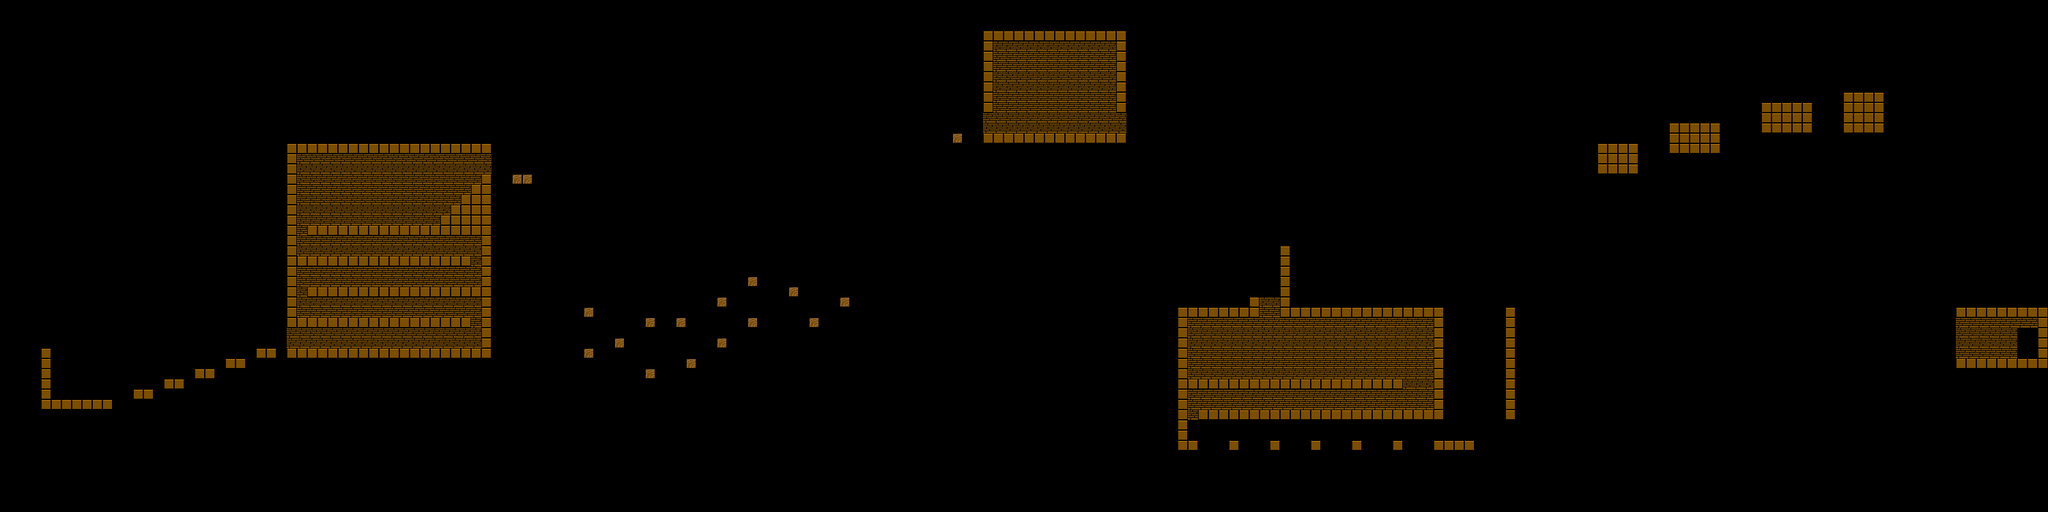

This is a level from a 2D game, rendered from its Tiled map with the project's own tilesets. A one-line summary and the map file follow, with tile-layer data summarised:
An orthogonal 200x50 tile map with 16x16 px tiles, 4 tile layers (Wallpaper, Background, Foreground, Objects) and 122 objects (40x Gem, 23x Spawn, 18x Camera Change, 12x Bird Vertical Bounds, 12x Platform Bounds, ...).

<map version="1.0" orientation="orthogonal" width="200" height="50" tilewidth="16" tileheight="16">
 <tileset firstgid="1" name="mudworld" tilewidth="16" tileheight="16">
  <image source="../levels/mudworld.png" width="512" height="64" />
  <tile id="11">
   <properties>
    <property name="blocked" value="" />
   </properties>
  </tile>
  <tile id="13">
   <properties>
    <property name="blocked" value="" />
   </properties>
  </tile>
  <tile id="14">
   <properties>
    <property name="torch" value="" />
   </properties>
  </tile>
  <tile id="15">
   <properties>
    <property name="torch" value="" />
   </properties>
  </tile>
  <tile id="19">
   <properties>
    <property name="spike" value="" />
   </properties>
  </tile>
  <tile id="20">
   <properties>
    <property name="blocked" value="" />
   </properties>
  </tile>
  <tile id="22">
   <properties>
    <property name="torchS" value="" />
   </properties>
  </tile>
  <tile id="23">
   <properties>
    <property name="waterfall" value="" />
   </properties>
  </tile>
  <tile id="24">
   <properties>
    <property name="water" value="" />
    <property name="wave" value="" />
   </properties>
  </tile>
  <tile id="27">
   <properties>
    <property name="blocked" value="" />
   </properties>
  </tile>
  <tile id="43">
   <properties>
    <property name="blocked" value="" />
   </properties>
  </tile>
  <tile id="46">
   <properties>
    <property name="climbable" value="" />
   </properties>
  </tile>
  <tile id="47">
   <properties>
    <property name="torch" value="" />
   </properties>
  </tile>
  <tile id="51">
   <properties>
    <property name="spike" value="" />
   </properties>
  </tile>
  <tile id="54">
   <properties>
    <property name="torchS" value="" />
   </properties>
  </tile>
  <tile id="55">
   <properties>
    <property name="waterfall" value="" />
   </properties>
  </tile>
  <tile id="56">
   <properties>
    <property name="water" value="" />
    <property name="wave" value="" />
   </properties>
  </tile>
  <tile id="78">
   <properties>
    <property name="blocked" value="" />
   </properties>
  </tile>
  <tile id="80">
   <properties>
    <property name="torch" value="" />
   </properties>
  </tile>
  <tile id="85">
   <properties>
    <property name="spike" value="" />
   </properties>
  </tile>
  <tile id="86">
   <properties>
    <property name="blocked" value="" />
   </properties>
  </tile>
  <tile id="87">
   <properties>
    <property name="torchS" value="" />
   </properties>
  </tile>
  <tile id="88">
   <properties>
    <property name="water" value="" />
   </properties>
  </tile>
  <tile id="89">
   <properties>
    <property name="water" value="" />
    <property name="wave" value="" />
   </properties>
  </tile>
  <tile id="93">
   <properties>
    <property name="blocked" value="" />
   </properties>
  </tile>
  <tile id="94">
   <properties>
    <property name="platform" value="" />
   </properties>
  </tile>
  <tile id="103">
   <properties>
    <property name="log" value="" />
   </properties>
  </tile>
  <tile id="104">
   <properties>
    <property name="log" value="" />
   </properties>
  </tile>
  <tile id="105">
   <properties>
    <property name="log" value="" />
   </properties>
  </tile>
  <tile id="115">
   <properties>
    <property name="torch" value="" />
   </properties>
  </tile>
  <tile id="119">
   <properties>
    <property name="spike" value="" />
   </properties>
  </tile>
  <tile id="122">
   <properties>
    <property name="torchS" value="" />
   </properties>
  </tile>
  <tile id="123">
   <properties>
    <property name="waterfall" value="" />
   </properties>
  </tile>
  <tile id="124">
   <properties>
    <property name="water" value="" />
    <property name="wave" value="" />
   </properties>
  </tile>
 </tileset>
 <layer name="Wallpaper" width="200" height="50">
  <data>[10000 cells, 299 non-empty, 4 distinct tile ids]</data>
 </layer>
 <layer name="Background" width="200" height="50">
  <data>[10000 cells, 5438 non-empty, 8 distinct tile ids]</data>
 </layer>
 <layer name="Foreground" width="200" height="50">
  <data>[10000 cells, 5955 non-empty, 6 distinct tile ids]</data>
 </layer>
 <layer name="Objects" width="200" height="50">
  <data>[10000 cells, 0 non-empty, 0 distinct tile ids]</data>
 </layer>
 <objectgroup name="Spawns" width="200" height="50">
  <object name="Main Spawn" x="81" y="576" width="71" height="39">
   <properties>
    <property name="spawnmain" value="" />
   </properties>
  </object>
  <object name="Spawn" x="680" y="516" width="48" height="26">
   <properties>
    <property name="charger" value="" />
   </properties>
  </object>
  <object name="Spawn" x="465" y="469" width="48" height="26">
   <properties>
    <property name="charger" value="" />
   </properties>
  </object>
  <object name="Spawn" x="681" y="420" width="48" height="26">
   <properties>
    <property name="charger" value="" />
   </properties>
  </object>
  <object name="Spawn" x="473" y="371" width="48" height="26">
   <properties>
    <property name="charger" value="" />
   </properties>
  </object>
  <object name="Spawn" x="512" y="242" width="20" height="23">
   <properties>
    <property name="bat" value="" />
   </properties>
  </object>
  <object name="Spawn" x="567" y="243" width="20" height="23">
   <properties>
    <property name="bat" value="" />
   </properties>
  </object>
  <object name="Spawn" x="639" y="242" width="20" height="23">
   <properties>
    <property name="bat" value="" />
   </properties>
  </object>
  <object name="Spawn" x="934" y="520" width="20" height="23">
   <properties>
    <property name="birdV" value="" />
   </properties>
  </object>
  <object name="Spawn" x="983" y="527" width="20" height="23">
   <properties>
    <property name="birdV" value="" />
   </properties>
  </object>
  <object name="Spawn" x="1028" y="529" width="20" height="23">
   <properties>
    <property name="birdV" value="" />
   </properties>
  </object>
  <object name="Spawn" x="1093" y="526" width="20" height="23">
   <properties>
    <property name="birdV" value="" />
   </properties>
  </object>
  <object name="Spawn" x="1140" y="502" width="20" height="23">
   <properties>
    <property name="birdV" value="" />
   </properties>
  </object>
  <object name="Spawn" x="1198" y="497" width="20" height="23">
   <properties>
    <property name="birdV" value="" />
   </properties>
  </object>
  <object name="Spawn" x="1685" y="179" width="20" height="23">
   <properties>
    <property name="jumper" value="" />
   </properties>
  </object>
  <object name="Spawn" x="1603" y="181" width="20" height="23">
   <properties>
    <property name="jumper" value="" />
   </properties>
  </object>
  <object name="Spawn" x="1921" y="566" width="20" height="23">
   <properties>
    <property name="jumper" value="" />
   </properties>
  </object>
  <object name="Spawn" x="2011" y="565" width="20" height="23">
   <properties>
    <property name="jumper" value="" />
   </properties>
  </object>
  </objectgroup>
 <objectgroup name="Camera Bounds" width="200" height="50">
  <!-- 22 objects omitted --></objectgroup>
 <objectgroup name="Creature Bounds" width="200" height="50">
  <!-- 12 objects omitted --></objectgroup>
 <objectgroup name="Slopes" width="200" height="50" />
 <objectgroup name="Gems" width="200" height="50">
  <!-- 40 objects omitted --></objectgroup>
 <objectgroup name="Platforms" width="200" height="50">
  <!-- 6 objects omitted --></objectgroup>
 <objectgroup name="Destructibles" width="200" height="50" />
 <objectgroup name="Platform Bounds" width="200" height="50">
  <!-- 12 objects omitted --></objectgroup>
 <objectgroup name="Respawn Points" width="200" height="50">
  <!-- 5 objects omitted --></objectgroup>
 <objectgroup name="End Door" width="200" height="50">
  <!-- 1 objects omitted --></objectgroup>
</map>
<!-- 104 of 122 objects omitted -->
